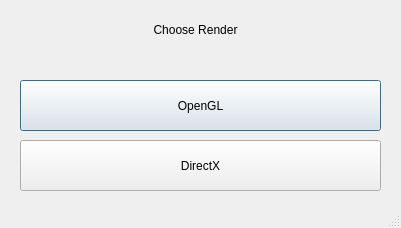
<?xml version="1.0" encoding="UTF-8"?>
<ui version="4.0">
 <class>Dialog</class>
 <widget class="QDialog" name="Dialog">
  <property name="windowModality">
   <enum>Qt::ApplicationModal</enum>
  </property>
  <property name="geometry">
   <rect>
    <x>0</x>
    <y>0</y>
    <width>401</width>
    <height>228</height>
   </rect>
  </property>
  <property name="contextMenuPolicy">
   <enum>Qt::NoContextMenu</enum>
  </property>
  <property name="windowTitle">
   <string>Dialog</string>
  </property>
  <property name="sizeGripEnabled">
   <bool>true</bool>
  </property>
  <property name="modal">
   <bool>true</bool>
  </property>
  <widget class="QPushButton" name="GLButton">
   <property name="geometry">
    <rect>
     <x>20</x>
     <y>80</y>
     <width>361</width>
     <height>51</height>
    </rect>
   </property>
   <property name="text">
    <string>OpenGL</string>
   </property>
  </widget>
  <widget class="QPushButton" name="DirectXButton">
   <property name="geometry">
    <rect>
     <x>20</x>
     <y>140</y>
     <width>361</width>
     <height>51</height>
    </rect>
   </property>
   <property name="text">
    <string>DirectX</string>
   </property>
  </widget>
  <widget class="QLabel" name="label">
   <property name="geometry">
    <rect>
     <x>10</x>
     <y>20</y>
     <width>371</width>
     <height>20</height>
    </rect>
   </property>
   <property name="layoutDirection">
    <enum>Qt::RightToLeft</enum>
   </property>
   <property name="text">
    <string>Choose Render</string>
   </property>
   <property name="alignment">
    <set>Qt::AlignCenter</set>
   </property>
  </widget>
 </widget>
 <resources/>
 <connections/>
</ui>
